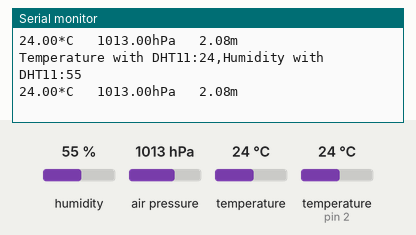
Bench run of a sketch on a simulated Arduino Uno, built with avr-gcc and run on an emulated ATmega328P. Shown: the last lines printed to the serial monitor. The test bench sets the inputs (shaded band); at power-on: humidity 55 %, air pressure 1013 hPa, temperature (sensor on pin 2) 24 °C, temperature 24 °C.

Above: at 1.3 s.
1.4 s: humidity set to 22 %
At 2.49 s:
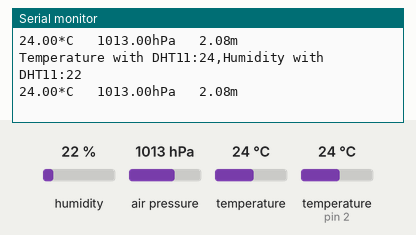
2.9 s: air pressure set to 952 hPa
At 3.57 s:
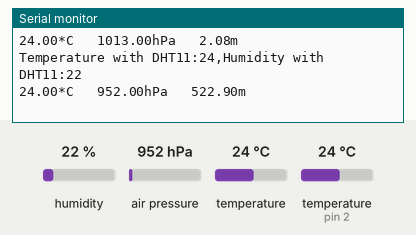
4.4 s: air pressure set to 1000 hPa
At 4.65 s:
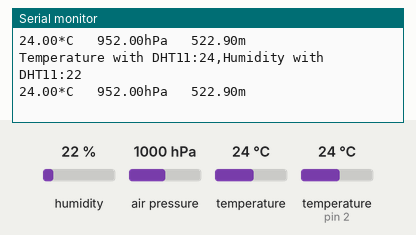
7.5 s: temperature (sensor on pin 2) set to 12 °C
At 7.89 s:
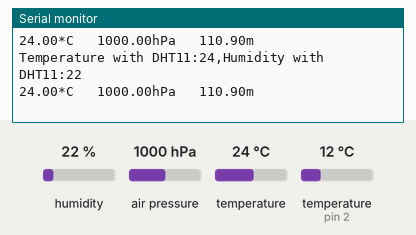
9.0 s: temperature (sensor 0) set to 12 °C
At 9.52 s:
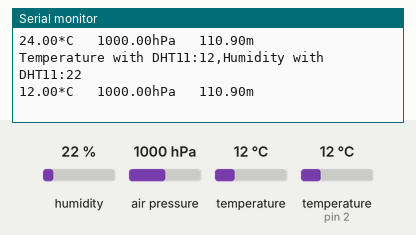
10.5 s: humidity set to 40 %
At 10.6 s:
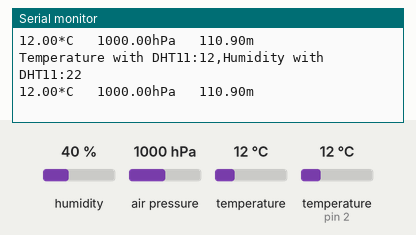
Timing chart, 0 to 13.0 s (numbered marks = the images above; inputs shaded):
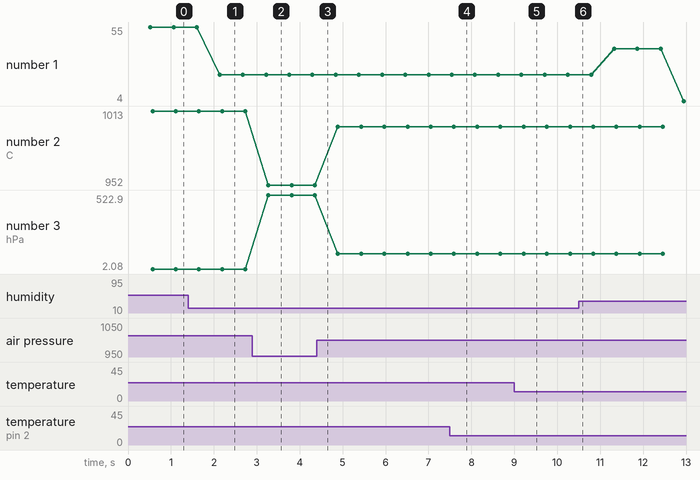

Measured:
- after the input at 1.4 s, the serial monitor: prints a new line after 0.74 s (image 1)
- after the input at 2.9 s, the serial monitor: prints a new line after 0.37 s (image 2)
- after the input at 9.0 s, the serial monitor: prints a new line after 0.22 s (image 5)
- plotted number 1: 55 → 22 after the input at 1.4 s, 22 → 4 after the input at 10.5 s
- plotted number 2: 1013 → 952 after the input at 2.9 s, 952 → 1000 after the input at 4.4 s
- plotted number 3: 2.08 → 522.9 after the input at 2.9 s, 522.9 → 110.9 after the input at 4.4 s

The sketch:

ReadPlot.ino
```cpp
#include <BMP280_DEV.h>
#include <DHT11.h>

DHT11 dht11(2);
BMP280_DEV bmp280(10);


float temperatureB1, pressureB1, altitudeB1;
void setup() {
    Serial.begin(9600);
    bmp280.begin();
    bmp280.setTimeStandby(TIME_STANDBY_2000MS);
    bmp280.startNormalConversion();
}

void loop() {
    int temperatureDH, humidityDH;
    int result = dht11.readTemperatureHumidity(temperatureDH, humidityDH);
    if (result == 0) {
        Serial.print("Temperature with DHT11:");
        Serial.print(temperatureDH);
        Serial.print(",Humidity with DHT11:");
        Serial.println(humidityDH);
    }

    if (bmp280.getMeasurements(temperatureB1, pressureB1, altitudeB1))    // Check if the measurement is complete
  {
    Serial.print(temperatureB1);                    // Display the results
    Serial.print(F("*C   "));
    Serial.print(pressureB1);
    Serial.print(F("hPa   "));
    Serial.print(altitudeB1);
    Serial.println(F("m"));
  }
}
```
